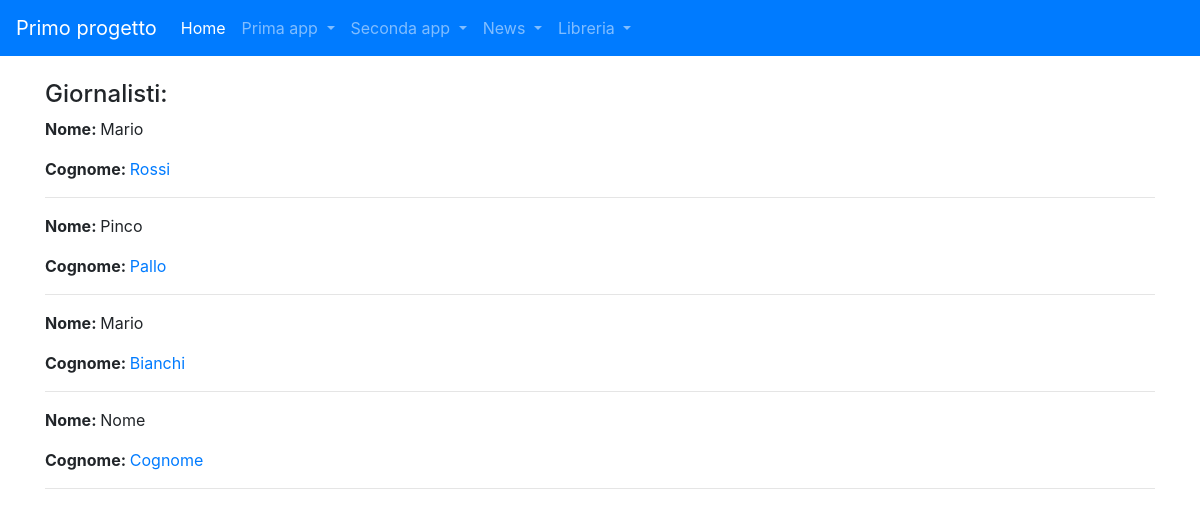
Page /news/lista_giornalisti/ on the committed database.
### news/models.py (models this page shows, shortened)
class Giornalista(models.Model):
    nome = models.CharField(max_length=20)
    cognome = models.CharField(max_length=20)
    class Meta:
        verbose_name = "Giornalista"
        verbose_name_plural = "Giornalisti"

### news/views.py (the view)
# urls.py: path("lista_giornalisti/", GiornalistaListView.as_view(),
class GiornalistaListView(ListView):
    model = Giornalista
    template_name = "lista-giornalisti.html"
    def get_context_data(self, **kwargs):
        context = super().get_context_data(**kwargs)
        context["giornalisti"] = Giornalista.objects.all()
        return context

### news/templates/lista-giornalisti.html (shortened to what this page needs)
{% extends 'base.html' %}
{% block content %}
<h4>Giornalisti:</h4>
{% for gio in giornalisti %}
<p> <strong>Nome: </strong> {{ gio.nome }} </p>
<p> <strong>Cognome: </strong> <a href="/news/giornalista/{{gio.id}}">{{ gio.cognome }}</a> </p>
<hr>
{% endfor %}
{% endblock content %}

### rows in the picture
Giornalista: nome "Mario", cognome "Rossi"
Giornalista: nome "Pinco", cognome "Pallo"
Giornalista: nome "Mario", cognome "Bianchi"
Giornalista: nome "Nome", cognome "Cognome"
